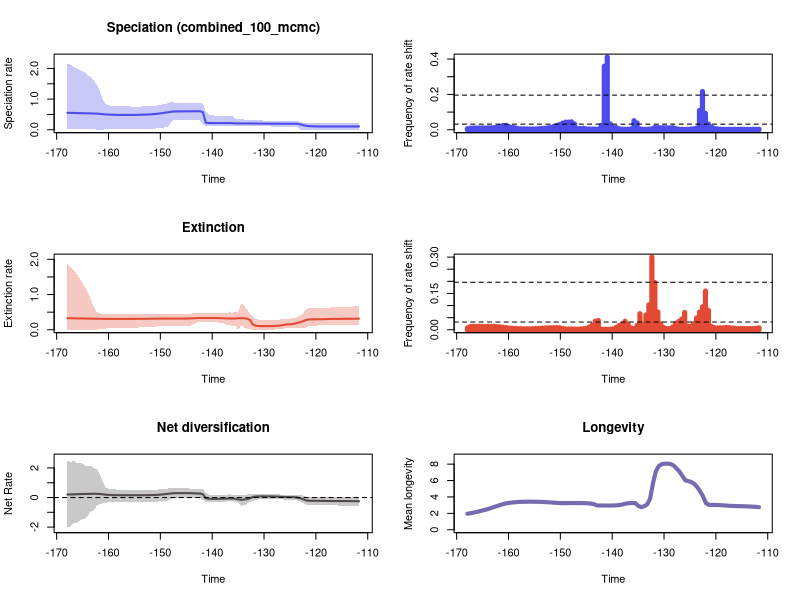

This chart was generated by the following R code:


pdf(file='./RTT_plots.pdf',width=10, height=15)
par(mfrow=c(3,2))
library(scales)

time=c(-111.67796214, -112.24618642000002,-112.8144107,-113.38263498,-113.95085926000002,-114.51908354,-115.08730782,-115.65553210000002,-116.22375638,-116.79198066000001,-117.36020493999999,-117.92842922,-118.49665350000001,-119.06487777999999,-119.63310206,-120.20132634000001,-120.76955061999999,-121.3377749,-121.90599918000001,-122.47422345999999,-123.04244774,-123.61067202000001,-124.17889629999999,-124.74712058,-125.31534486000001,-125.88356913999999,-126.45179342,-127.02001770000001,-127.58824197999999,-128.15646626,-128.72469054,-129.29291482000002,-129.8611391,-130.42936338,-130.99758766000002,-131.56581194,-132.13403622,-132.70226050000002,-133.27048478,-133.83870906,-134.40693334,-134.97515762,-135.5433819,-136.11160618,-136.67983046,-137.24805474000001,-137.81627902,-138.3845033,-138.95272758000002,-139.52095186,-140.08917614,-140.65740042000002,-141.2256247,-141.79384898,-142.36207326000002,-142.93029754,-143.49852182,-144.0667461,-144.63497038,-145.20319466,-145.77141894,-146.33964322,-146.9078675,-147.47609178,-148.04431606,-148.61254034,-149.18076462,-149.7489889,-150.31721318,-150.88543746,-151.45366174,-152.02188602,-152.5901103,-153.15833458,-153.72655886,-154.29478314,-154.86300742,-155.4312317,-155.99945598,-156.56768026,-157.13590454,-157.70412882,-158.2723531,-158.84057738,-159.40880166,-159.97702594,-160.54525022,-161.1134745,-161.68169878,-162.24992306000001,-162.81814734,-163.38637162,-163.95459590000002,-164.52282018,-165.09104446,-165.65926874000002,-166.22749302,-166.7957173,-167.36394158000002,-167.93216586)
rate=c(0.10790576896463777, 0.10761853791691625,0.10749881774783049,0.10743751544783575,0.10741780279734728,0.10740471155388587,0.10689091500254289,0.10658006617365642,0.10628888818776358,0.10614560708863502,0.10609609510212539,0.10634873890049526,0.10682502400657326,0.10760371392237372,0.10864347619172454,0.11041453642054296,0.11348656954106076,0.1193057541556658,0.13010855079090497,0.15095217022190818,0.1790408611909397,0.19538437815224702,0.1965008843409153,0.19662063798936893,0.19642837777279265,0.1963915137455831,0.1964422354900666,0.19660398492102937,0.19684737640213112,0.19735981521400972,0.1984120440409573,0.19950481676507933,0.20056621562046856,0.20180128637265665,0.20288574501114498,0.20417336580061723,0.2056718901491345,0.20638081555262106,0.2064929706030627,0.20650051446194312,0.2065785438674732,0.2068286117254251,0.2083151257914695,0.21550858621128471,0.21693457666353727,0.2168929798004186,0.21687222898817982,0.2168929798004186,0.21705821502545214,0.21767556537319355,0.21857398289033284,0.21982791236242313,0.22978825640212228,0.5735743714691504,0.6043028435603128,0.6040367913334843,0.6034532291318593,0.6029896180835883,0.6022013681615277,0.6014780260868678,0.6000417046494937,0.5982681738618418,0.5973758813713521,0.5955002826522942,0.5830888090340107,0.5693824547463215,0.5549029633161275,0.5403071195078815,0.5271405469330037,0.5161965757940018,0.5076871261295559,0.5011501432650378,0.4959854970169542,0.4924971225539857,0.49003251859926,0.4879742912780196,0.48650461103924625,0.4854698914918585,0.48475156167212236,0.4843160118878542,0.4842829996245047,0.4848589172559937,0.4856443510951576,0.487602664879106,0.4906919987034071,0.494924864699667,0.5014660366868415,0.5099741438762477,0.5194117506221498,0.5256826929237621,0.5299525149528352,0.533001814559893,0.5359025159599502,0.538751895077513,0.5411149477477788,0.5436779924901384,0.5459950530801791,0.5485601932624212,0.5509104020235185,0.5529455744171103)
minHPD=c(0.00202677755304118, 0.002478630444402553,0.0027471953872828967,0.0028673783940331415,0.0025898753550759324,0.0028742094620197315,0.0026524978266423927,0.0026806878664618655,0.002659722676953059,0.0029227031882361585,0.0024604022956742936,0.0024720906878367586,0.002478630444402553,0.0024720906878367586,0.0029227031882361585,0.0029227031882361585,0.002669921237785025,0.003650153544782677,0.004899341123400035,0.004981370699622016,0.010039515405571806,0.09036578103587721,0.09687752116875974,0.10266181160674336,0.10196914110839515,0.10321979167938172,0.10384870387048306,0.10375099450907158,0.10380310886863349,0.10442573868458803,0.10756495196582953,0.10701093303297325,0.1114565972159261,0.11465918614141718,0.11210359337480003,0.11306816624782391,0.11595306670655713,0.11942201069360979,0.11889536162353889,0.1178147654701844,0.11967373345275878,0.11919416937171141,0.11924133198185143,0.13290111163227622,0.13493889438358755,0.13471777256019116,0.13471130069247447,0.13486288119146184,0.13483746640254646,0.13454019091601405,0.13472929006284476,0.1362963907280021,0.13331594525415533,0.17536034164729825,0.32992340280715576,0.33036111543629526,0.33265096411116707,0.3326432548209081,0.33265096411116707,0.33077941596628896,0.3301811124067344,0.32769251146387746,0.31842473836099755,0.3093658947622056,0.20853352349559628,0.09784506122137324,0.07927571411860146,0.059443559251018824,0.05049755305561356,0.04186730221378318,0.036192133224140145,0.036767827118652716,0.034296048508803446,0.03537764167541803,0.030072693764830453,0.030020939219053116,0.030072693764830453,0.030035003377011447,0.030020939219053116,0.0297783823714786,0.030020939219053116,0.030020939219053116,0.030020939219053116,0.023596001323135586,0.023737478805854993,0.021831152181131262,0.015645799446788802,0.0026503239549575284,0.004494227794253154,0.007025760160828973,0.018634018476215115,0.01601839382324418,0.01613475962582758,0.02567132685212092,0.026715787589433566,0.024645863197756197,0.024976509865540692,0.028249972540017244,0.035511975540363803,0.04075511384985026)
maxHPD=c(0.21826518197226935, 0.2179381429855294,0.21773468915633673,0.21750217495449373,0.216905894842912,0.21689551501553578,0.216070471111047,0.21562462297234197,0.2152417263422987,0.2151669501413961,0.2144971417652698,0.2144034609017743,0.21434195097301212,0.214442306476304,0.2150073235911317,0.21536036314917537,0.21563997280520444,0.21775049401193985,0.2223257998946187,0.23392661590513497,0.26403636666643004,0.29202119172512725,0.28917999737591793,0.2916174935284319,0.2878900515383708,0.2882550826293656,0.28826098408898715,0.2878983515080807,0.2877015175483751,0.28827720254835393,0.2920935143410233,0.29297531629462015,0.2991959276052533,0.30500454095220664,0.3061605886318141,0.31382304814620143,0.3253597108408724,0.33430965349998476,0.33435400317292924,0.33435400317292924,0.33754645779808734,0.33978883635600643,0.3604379660114947,0.4445986441429612,0.4547269527392503,0.4542408052903053,0.45427155862461177,0.4552948238404739,0.45772858028358526,0.4637786512846485,0.4742353752446985,0.4916563639973669,0.5965655392728016,0.8452446927022231,0.87998935057782,0.874254542931748,0.874254542931748,0.8735749997292428,0.8741516566059042,0.8739545848805208,0.8786497188475022,0.8846321323732395,0.8824916346579329,0.8915133430341619,0.9177013025054251,0.8611767664619164,0.8469455503285293,0.8186567392338977,0.8021661864532431,0.7854782891928394,0.7732952670496231,0.7700604042092928,0.764962740613842,0.7645715220833346,0.7584022712318078,0.7580756932294738,0.7583511322051425,0.7585777044342219,0.7594343272853682,0.7604032924943347,0.7623542212492994,0.7655340050614472,0.7700604042092928,0.7709151981347184,0.7835763692078455,0.8021803658161324,0.8396794713616383,0.9740675483104623,1.2772743481487934,1.4820622402971282,1.6113766214904366,1.7005389154314814,1.7790568964659217,1.8579663088785499,1.914623109110924,1.9672027294873564,2.0120622340136176,2.064910778622043,2.1182620022158587,2.1564972229707218)
remove_na = !is.na(rate)
time = time[remove_na]
plot(time,time,type = 'n', ylim = c(0, 2.372146945267794), xlim = c(-168.216278,-111.39385), ylab = 'Speciation rate', xlab = 'Time',main='Speciation (combined_100_mcmc)' )
polygon(c(time, rev(time)), c(maxHPD[remove_na], rev(minHPD[remove_na])), col = alpha('#4c4cec',0.3), border = NA)
lines(time,rate[remove_na], col = '#4c4cec', lwd=2)
mids=c(-111.68083195959596, -112.25479587878787,-112.8287597979798,-113.40272371717171,-113.97668763636364,-114.55065155555555,-115.12461547474747,-115.6985793939394,-116.27254331313131,-116.84650723232323,-117.42047115151514,-117.99443507070707,-118.56839898989898,-119.1423629090909,-119.71632682828282,-120.29029074747474,-120.86425466666667,-121.43821858585858,-122.0121825050505,-122.58614642424241,-123.16011034343434,-123.73407426262625,-124.30803818181818,-124.88200210101009,-125.45596602020201,-126.02992993939394,-126.60389385858585,-127.17785777777777,-127.75182169696969,-128.32578561616162,-128.89974953535352,-129.47371345454548,-130.04767737373737,-130.62164129292927,-131.19560521212122,-131.76956913131312,-132.34353305050502,-132.91749696969697,-133.49146088888887,-134.06542480808082,-134.63938872727272,-135.2133526464646,-135.78731656565657,-136.36128048484846,-136.93524440404042,-137.50920832323231,-138.0831722424242,-138.65713616161617,-139.23110008080806,-139.80506400000002,-140.3790279191919,-140.9529918383838,-141.52695575757576,-142.10091967676766,-142.6748835959596,-143.2488475151515,-143.8228114343434,-144.39677535353536,-144.97073927272726,-145.5447031919192,-146.1186671111111,-146.692631030303,-147.26659494949496,-147.84055886868686,-148.41452278787875,-148.9884867070707,-149.5624506262626,-150.13641454545456,-150.71037846464645,-151.28434238383835,-151.8583063030303,-152.4322702222222,-153.00623414141415,-153.58019806060605,-154.15416197979795,-154.7281258989899,-155.3020898181818,-155.87605373737375,-156.45001765656565,-157.02398157575755,-157.5979454949495,-158.1719094141414,-158.7458733333333,-159.31983725252525,-159.89380117171714,-160.4677650909091,-161.041729010101,-161.6156929292929,-162.18965684848484,-162.76362076767674,-163.3375846868687,-163.9115486060606,-164.4855125252525,-165.05947644444444,-165.63344036363634,-166.2074042828283,-166.7813682020202,-167.3553321212121,-167.92929604040404)
counts=c(0.00286, 0.00247,0.00244,0.00214,0.00222,0.00294,0.00279,0.00265,0.00256,0.0022,0.00233,0.00246,0.00265,0.00336,0.00529,0.00807,0.01627,0.03233,0.09334,0.21622,0.10964,0.00924,0.00531,0.00438,0.00233,0.00243,0.00294,0.00346,0.0069,0.01226,0.01101,0.01121,0.01174,0.01137,0.01352,0.013,0.00579,0.00365,0.00277,0.00262,0.00531,0.03891,0.05123,0.00495,0.00319,0.00295,0.00331,0.00598,0.01238,0.01383,0.03332,0.41155,0.35982,0.02536,0.00472,0.00367,0.00404,0.00455,0.00527,0.00844,0.00698,0.00711,0.03281,0.04483,0.04352,0.04299,0.03748,0.02974,0.02282,0.01769,0.01421,0.0107,0.00852,0.00742,0.00666,0.00503,0.00489,0.00469,0.00531,0.00547,0.00587,0.00757,0.01078,0.01392,0.01748,0.02253,0.02479,0.01882,0.01462,0.01213,0.01083,0.01102,0.01002,0.01052,0.00988,0.0103,0.00967,0.00917,0.00569)
plot(mids,counts,type = 'h', xlim = c(-168.216278,-111.39385), ylim=c(0,0.41155), ylab = 'Frequency of rate shift', xlab = 'Time',lwd=5,col='#4c4cec')
bf2 = 0.031948557862461126
bf6 = 0.19605144428198
abline(h=bf2, lty=2)
abline(h=bf6, lty=2)

time=c(-111.67796214, -112.24618642000002,-112.8144107,-113.38263498,-113.95085926000002,-114.51908354,-115.08730782,-115.65553210000002,-116.22375638,-116.79198066000001,-117.36020493999999,-117.92842922,-118.49665350000001,-119.06487777999999,-119.63310206,-120.20132634000001,-120.76955061999999,-121.3377749,-121.90599918000001,-122.47422345999999,-123.04244774,-123.61067202000001,-124.17889629999999,-124.74712058,-125.31534486000001,-125.88356913999999,-126.45179342,-127.02001770000001,-127.58824197999999,-128.15646626,-128.72469054,-129.29291482000002,-129.8611391,-130.42936338,-130.99758766000002,-131.56581194,-132.13403622,-132.70226050000002,-133.27048478,-133.83870906,-134.40693334,-134.97515762,-135.5433819,-136.11160618,-136.67983046,-137.24805474000001,-137.81627902,-138.3845033,-138.95272758000002,-139.52095186,-140.08917614,-140.65740042000002,-141.2256247,-141.79384898,-142.36207326000002,-142.93029754,-143.49852182,-144.0667461,-144.63497038,-145.20319466,-145.77141894,-146.33964322,-146.9078675,-147.47609178,-148.04431606,-148.61254034,-149.18076462,-149.7489889,-150.31721318,-150.88543746,-151.45366174,-152.02188602,-152.5901103,-153.15833458,-153.72655886,-154.29478314,-154.86300742,-155.4312317,-155.99945598,-156.56768026,-157.13590454,-157.70412882,-158.2723531,-158.84057738,-159.40880166,-159.97702594,-160.54525022,-161.1134745,-161.68169878,-162.24992306000001,-162.81814734,-163.38637162,-163.95459590000002,-164.52282018,-165.09104446,-165.65926874000002,-166.22749302,-166.7957173,-167.36394158000002,-167.93216586)
rate=c(0.3159137060792023, 0.31443934362732184,0.31362281564041633,0.3127619764787042,0.3119345118315268,0.31095954230154493,0.31019401451261974,0.3094043354133007,0.30876200761188644,0.3076954867875854,0.3064745330289717,0.3042837067187996,0.30191594905788754,0.30004354524149063,0.29840342138153253,0.29692202154209263,0.2958739975129073,0.2935456245954954,0.2790730454828506,0.24195874071051904,0.21535137720952946,0.1902847437570767,0.1695769882676446,0.15874651240491136,0.15303836165443463,0.1488914488503783,0.1305063192781174,0.1186210637054943,0.11229457155471544,0.10709264093788731,0.10475022237879053,0.10400775766337078,0.10390052606464437,0.10413860161512256,0.10547482828503497,0.11150138863214748,0.14759275324634014,0.2786524056352955,0.31633449405742275,0.3256015284945398,0.33041638807662066,0.32671522511240275,0.31908307995640156,0.31895513721403435,0.31940472343353427,0.32126662330986056,0.32536539326342817,0.32897036075053576,0.3314758177938466,0.3331046676910261,0.3336390395967972,0.33377516340402413,0.33370717595608246,0.33362373437900855,0.3335220219160651,0.3329489671772793,0.325457698382851,0.32209908209914656,0.3200058817222228,0.3189638078139856,0.3184297808572407,0.31803830833537006,0.3178633585595822,0.31779914500175677,0.31772143436671274,0.31762749764546927,0.317475445834836,0.31721194697549016,0.3165422738998984,0.31556616141842053,0.3145783128852945,0.31356340756498774,0.3126802005644479,0.3118505311185037,0.3110535344596319,0.31033128289458867,0.30980879451495724,0.3094099157460021,0.30911019482985436,0.3089826161032927,0.30888757854400317,0.3088358811374451,0.30887843269220017,0.3090128310009462,0.30923778187380657,0.30964335723301095,0.3101999156753159,0.31105824528934856,0.3121833820592206,0.31335569078859005,0.314643581272284,0.31617500768166557,0.3176391126734741,0.31914545151143636,0.3206944519837005,0.3222432860412845,0.32388112842356287,0.32544895911880783,0.3272589185553457,0.3289035688956022)
minHPD=c(0.13155324189758189, 0.13095305454639963,0.13219284724559183,0.13219284724559183,0.13331769666953458,0.13293248186828102,0.13554910396286027,0.13259636606645522,0.1355269599354927,0.13434612205827787,0.13127428935536106,0.1249740032264934,0.12750926995549444,0.12289810100781216,0.12289810100781216,0.11837935326137354,0.11430068067907215,0.10317368806702533,0.06498494064273132,0.05093849031676519,0.04847797938536758,0.04344022565586247,0.04326549495211392,0.042714354986153474,0.04030764696194028,0.03990761347468375,0.02793855106931032,0.02090867550420933,0.009690392926759854,0.006813259527372723,0.001686872299497139,0.0003554774028815458,0.0003554774028815458,0.00025426420606482994,1.707055335462311e-05,1.707055335462311e-05,0.000534514489145582,0.01418425994233478,0.03713521299293403,0.06525382122271042,0.12813087458861203,0.003309442139650786,0.12143733019795468,0.1172319790292049,0.12739532261425007,0.14715917207730161,0.18140182499092042,0.19804777017849207,0.20724643688008332,0.21119669615513578,0.2118628131663884,0.2141039661266372,0.21512637221605418,0.21531805052428438,0.21347005797263408,0.21121256690254808,0.16255303558409842,0.12026593160513739,0.11121283093217961,0.10710441865129643,0.10708871110573952,0.10423883959831334,0.1037967153842863,0.10312777562371196,0.10203742334588195,0.09857161068036668,0.09842934445090147,0.09871485073439827,0.0948496872778438,0.09211591117804036,0.07940545488481132,0.07925428091108827,0.0750447127028653,0.06962547230608376,0.06840508613747957,0.0621708963969151,0.06263504148248938,0.058320976191994556,0.05621491289090464,0.05430216672991626,0.05421449615147272,0.049891820050970266,0.048424985983748454,0.048392061865753,0.04820859545361468,0.04734732704710294,0.036664595565582964,0.02490343745060805,0.014829267434367618,6.427118030893428e-06,6.427118030893428e-06,6.427118030893428e-06,4.528001693102968e-05,6.427118030893428e-06,6.427118030893428e-06,4.528001693102968e-05,0.000580249781290205,0.001569086700159406,0.005310006824924923,0.002187611708969818)
maxHPD=c(0.6835068388803459, 0.6682168802201561,0.6604007290624603,0.6534867334539026,0.6487320497315434,0.6438923466332167,0.6429331887534119,0.6375448357688012,0.637456948724781,0.634165957787074,0.6287895657089287,0.6191865910523826,0.6192319424534728,0.6145146179960973,0.6166276294734471,0.6162762123984294,0.6191241159706447,0.6191865910523826,0.5781075504091668,0.46650711015121427,0.40174817354599035,0.3569789033207152,0.3316653017081094,0.3211066504488664,0.31455219894790076,0.31268945313331553,0.30054155663058757,0.29089882669997774,0.27973068827483194,0.27710909919072235,0.2716341816616696,0.27028498953004226,0.2710954524608102,0.2734514003781603,0.280809264296215,0.31091026359949514,0.37066749217289097,0.4474028980308841,0.5658115064400832,0.6899359054993922,0.7489662359863303,0.5180044661051831,0.4973881472309115,0.48876149104792155,0.4915544625228149,0.48423031362227353,0.4720488959357983,0.46425716275773343,0.46414172531707104,0.4640672449055627,0.4640906783770033,0.46589852336977133,0.46625684765665193,0.4663698981459138,0.4649436294418899,0.464778459061886,0.48011646225699,0.45475832131305877,0.45027508299046914,0.4485551124033551,0.44950885286286324,0.446921313878702,0.446921313878702,0.446921313878702,0.446921313878702,0.4446429663286265,0.4454272215310378,0.4468201355093497,0.44544494851908334,0.446921313878702,0.43836598914668545,0.4415556346566377,0.44057562304273196,0.4382705485917859,0.4394630503131108,0.43609969277229266,0.4382705485917859,0.4361290619086236,0.4357743770719052,0.43563165565120715,0.4375533354365262,0.4356051215484417,0.43733957264380047,0.4410223084526498,0.445406740980554,0.45176108967281775,0.450674910664248,0.4541139156431057,0.46837711692846995,0.49760010883895395,0.6320699001881069,0.8558669969833829,1.0488603888098262,1.206205150618386,1.3480428102335922,1.4750342043324838,1.603462648563234,1.7073710274853287,1.8000003379856606,1.877127667249268)
remove_na = !is.na(rate)
time = time[remove_na]
plot(time,time,type = 'n', ylim = c(0, 2.064840433974195), xlim = c(-168.216278,-111.39385), ylab = 'Extinction rate', xlab = 'Time',main='Extinction' )
polygon(c(time, rev(time)), c(maxHPD[remove_na], rev(minHPD[remove_na])), col = alpha('#e34a33',0.3), border = NA)
lines(time,rate[remove_na], col = '#e34a33', lwd=2)
mids=c(-111.68083195959596, -112.25479587878787,-112.8287597979798,-113.40272371717171,-113.97668763636364,-114.55065155555555,-115.12461547474747,-115.6985793939394,-116.27254331313131,-116.84650723232323,-117.42047115151514,-117.99443507070707,-118.56839898989898,-119.1423629090909,-119.71632682828282,-120.29029074747474,-120.86425466666667,-121.43821858585858,-122.0121825050505,-122.58614642424241,-123.16011034343434,-123.73407426262625,-124.30803818181818,-124.88200210101009,-125.45596602020201,-126.02992993939394,-126.60389385858585,-127.17785777777777,-127.75182169696969,-128.32578561616162,-128.89974953535352,-129.47371345454548,-130.04767737373737,-130.62164129292927,-131.19560521212122,-131.76956913131312,-132.34353305050502,-132.91749696969697,-133.49146088888887,-134.06542480808082,-134.63938872727272,-135.2133526464646,-135.78731656565657,-136.36128048484846,-136.93524440404042,-137.50920832323231,-138.0831722424242,-138.65713616161617,-139.23110008080806,-139.80506400000002,-140.3790279191919,-140.9529918383838,-141.52695575757576,-142.10091967676766,-142.6748835959596,-143.2488475151515,-143.8228114343434,-144.39677535353536,-144.97073927272726,-145.5447031919192,-146.1186671111111,-146.692631030303,-147.26659494949496,-147.84055886868686,-148.41452278787875,-148.9884867070707,-149.5624506262626,-150.13641454545456,-150.71037846464645,-151.28434238383835,-151.8583063030303,-152.4322702222222,-153.00623414141415,-153.58019806060605,-154.15416197979795,-154.7281258989899,-155.3020898181818,-155.87605373737375,-156.45001765656565,-157.02398157575755,-157.5979454949495,-158.1719094141414,-158.7458733333333,-159.31983725252525,-159.89380117171714,-160.4677650909091,-161.041729010101,-161.6156929292929,-162.18965684848484,-162.76362076767674,-163.3375846868687,-163.9115486060606,-164.4855125252525,-165.05947644444444,-165.63344036363634,-166.2074042828283,-166.7813682020202,-167.3553321212121,-167.92929604040404)
counts=c(0.00784, 0.00602,0.00538,0.00541,0.00525,0.00556,0.00548,0.0052,0.00555,0.00723,0.00887,0.0093,0.00829,0.00791,0.00732,0.00896,0.01377,0.07963,0.15982,0.0947,0.07249,0.04846,0.02488,0.01427,0.01512,0.07135,0.04399,0.0344,0.02629,0.0121,0.00521,0.00463,0.00879,0.02468,0.07346,0.19471,0.30025,0.1029,0.06111,0.02277,0.06629,0.01735,0.00412,0.00808,0.0231,0.03505,0.02224,0.01789,0.00955,0.00347,0.00228,0.00184,0.00227,0.00224,0.03801,0.03569,0.01943,0.01164,0.00609,0.00429,0.00345,0.00287,0.0033,0.00339,0.00345,0.00367,0.00565,0.00816,0.00894,0.00874,0.00844,0.00762,0.00728,0.00656,0.00559,0.00536,0.00443,0.0042,0.00417,0.00425,0.00441,0.00489,0.00533,0.00617,0.00734,0.00876,0.0107,0.01216,0.01257,0.01446,0.01379,0.01403,0.01357,0.01392,0.01431,0.01422,0.01445,0.01336,0.00782)
plot(mids,counts,type = 'h', xlim = c(-168.216278,-111.39385), ylim=c(0,0.30025), ylab = 'Frequency of rate shift', xlab = 'Time',lwd=5,col='#e34a33')
abline(h=bf2, lty=2)
abline(h=bf6, lty=2)
#Net Diversification Rate
time=c(-111.67796214, -112.24618642000002,-112.8144107,-113.38263498,-113.95085926000002,-114.51908354,-115.08730782,-115.65553210000002,-116.22375638,-116.79198066000001,-117.36020493999999,-117.92842922,-118.49665350000001,-119.06487777999999,-119.63310206,-120.20132634000001,-120.76955061999999,-121.3377749,-121.90599918000001,-122.47422345999999,-123.04244774,-123.61067202000001,-124.17889629999999,-124.74712058,-125.31534486000001,-125.88356913999999,-126.45179342,-127.02001770000001,-127.58824197999999,-128.15646626,-128.72469054,-129.29291482000002,-129.8611391,-130.42936338,-130.99758766000002,-131.56581194,-132.13403622,-132.70226050000002,-133.27048478,-133.83870906,-134.40693334,-134.97515762,-135.5433819,-136.11160618,-136.67983046,-137.24805474000001,-137.81627902,-138.3845033,-138.95272758000002,-139.52095186,-140.08917614,-140.65740042000002,-141.2256247,-141.79384898,-142.36207326000002,-142.93029754,-143.49852182,-144.0667461,-144.63497038,-145.20319466,-145.77141894,-146.33964322,-146.9078675,-147.47609178,-148.04431606,-148.61254034,-149.18076462,-149.7489889,-150.31721318,-150.88543746,-151.45366174,-152.02188602,-152.5901103,-153.15833458,-153.72655886,-154.29478314,-154.86300742,-155.4312317,-155.99945598,-156.56768026,-157.13590454,-157.70412882,-158.2723531,-158.84057738,-159.40880166,-159.97702594,-160.54525022,-161.1134745,-161.68169878,-162.24992306000001,-162.81814734,-163.38637162,-163.95459590000002,-164.52282018,-165.09104446,-165.65926874000002,-166.22749302,-166.7957173,-167.36394158000002,-167.93216586)
net_rate=c(-0.2522112068939965, -0.24776573323883969,-0.24530306941322622,-0.24364728419852807,-0.24189988265329107,-0.2403639820313517,-0.23955236745699404,-0.23883198693213079,-0.2381048438379526,-0.2369864063399937,-0.23526718873919095,-0.23235348875379228,-0.22899268876487056,-0.2262172413415431,-0.2239464844380838,-0.222114936080241,-0.2206762869799622,-0.2171091702855102,-0.19274101511471595,-0.11652262583335263,-0.04667110608797754,0.005586892200663669,0.02137370502663398,0.027572994803025375,0.02953236888110217,0.031584939288009505,0.045219198034826734,0.05687920660523705,0.06444034151487775,0.0713531999575141,0.07575692674287583,0.07848174915458164,0.08017225273855494,0.08142117220526997,0.07990514697628558,0.07079000058904564,0.037789706723140665,-0.04979228743189875,-0.1087305366990741,-0.13374482201488666,-0.14806332621208354,-0.1268896101843977,-0.08839157435577143,-0.06841533463943582,-0.06541554024731107,-0.06943335650397646,-0.07921148852654863,-0.08673932816463055,-0.09117864567521983,-0.09229861170395776,-0.09008159062528137,-0.08522550540013632,-0.04904473412547284,0.21904432136383867,0.2700322063482009,0.27084553947663526,0.2861258768577763,0.2925983082695184,0.2955047255313413,0.2965917182883675,0.2954582883920394,0.29344744914463866,0.29308119842418723,0.29296079579025924,0.2709877545830749,0.24702300651402548,0.22361395565918585,0.20184960340948632,0.18563044266675244,0.17451320892620456,0.1669031657137227,0.16199352347581678,0.15870346535384333,0.15670563401371812,0.15574269484273223,0.15528938585432303,0.15517964451486455,0.15515481810957185,0.15550128535483881,0.1553912691859528,0.15600195574431963,0.15722022801658916,0.15886665729961993,0.16213728594772808,0.16840280771854899,0.17809024550542793,0.193529655421226,0.21534765356666127,0.24012454112246379,0.25223653970783294,0.2549779526374979,0.25183688322406417,0.24718538532088494,0.2427365735130577,0.23688867385718404,0.23088609601942467,0.22197655728801222,0.21623271147631368,0.2091755449788558,0.20219833878594323)
net_minHPD=c(-0.5977914295312671, -0.5796533146667031,-0.573250420311845,-0.5636240898516343,-0.5550448442711546,-0.5523343940873151,-0.5447118658674598,-0.5403048912295922,-0.5338727200433315,-0.5285956124688329,-0.5259389356202843,-0.5151876770047087,-0.5081781252049319,-0.5045260807691382,-0.5028170909528415,-0.4992415555239258,-0.49922335930695605,-0.5022645084195595,-0.4820046784573829,-0.35578351981485523,-0.27346523745180434,-0.20837090414015635,-0.17450473734100683,-0.15900835053951726,-0.15031738393222246,-0.1484390238272507,-0.1293254029819572,-0.11345940789054282,-0.10700765145436156,-0.10005663072535215,-0.09849920444146654,-0.09995976110233734,-0.1000468163935031,-0.10750003879960388,-0.11545315263248412,-0.15491678557073,-0.21534807257166322,-0.2907063371506848,-0.41750287846981643,-0.5197490030415408,-0.5574119902275634,-0.35299647379320115,-0.2730263179615814,-0.2645048973448851,-0.2599148525157369,-0.2672802476781636,-0.2734553638269037,-0.2766468894543297,-0.2866968871176516,-0.2866032914274308,-0.2908637357814179,-0.2895454263172371,-0.29086157506924715,-0.17698460218665527,-0.03762366788163718,-0.03706190171410301,-0.01721195191520608,-0.017072943476406255,-0.010781222032713034,-0.013053126461512077,-0.019124073284571497,-0.026063015912959175,-0.03375726213090208,-0.037685054675540675,-0.1078859108695698,-0.21283018583249416,-0.24062265814504882,-0.2698266425671636,-0.2632868824233201,-0.27729319609435993,-0.2774096174308204,-0.27762286763802596,-0.27762286763802596,-0.27743323771343537,-0.27741036646088535,-0.27762286763802596,-0.27762286763802596,-0.2777435899244903,-0.27771940314136634,-0.27771940314136634,-0.27775296752382367,-0.2847203375201949,-0.2927335279847775,-0.28912487453655017,-0.31140231709436816,-0.3155930823970996,-0.3444197643480846,-0.3993253025581814,-0.4304931819707757,-0.5603070133307998,-0.8193627199809512,-0.9504179160088115,-1.2123041932663718,-1.4331436738920313,-1.4665903982492001,-1.6240055148349248,-1.7310579085085895,-1.7431155871784911,-1.969061310710119,-1.9823090545147866)
net_maxHPD=c(0.034225754638995104, 0.029926529925914436,0.02270102792944917,0.02270102792944917,0.02270102792944917,0.01723156743733026,0.017027034114840134,0.015796095624740325,0.016325580028750758,0.015824048366560567,0.013798630367534342,0.017040596782251977,0.017307895083689906,0.01691123020090385,0.017307895083689906,0.022922292992836324,0.028155547520977764,0.035089495134758786,0.07646688022029122,0.13941749919411417,0.1678855628025065,0.18284313862205093,0.18697098516147612,0.18732988951793852,0.18808376002823377,0.18733046216412558,0.19682732332771546,0.20513875820852748,0.20835718616225246,0.2159332454772523,0.22069672919479658,0.22387098401156147,0.22976492425353778,0.23310666625372925,0.24385661534037958,0.2501031967565875,0.24749702589501013,0.22990624822635744,0.21221986082249084,0.17010387103240432,0.15143479251506942,0.20741696304074836,0.1608215172176772,0.1991134723071114,0.20871690165016954,0.19671635508146135,0.1783306160475677,0.16867028682877994,0.16114225632782664,0.17010863045227836,0.17988373470028818,0.1990694702468064,0.3057614782704679,0.5507432765561151,0.5764444185154679,0.5722649318277939,0.5971545449888745,0.6036496499928274,0.6149856569401518,0.6169917018840383,0.6170108536881334,0.6185332202698868,0.6185332202698868,0.6355404713717145,0.6581488736956667,0.6057121783315905,0.5866826777990294,0.5526450323223561,0.5497186637867377,0.5263896453530018,0.5191143410544898,0.5148804385610759,0.5128830774594142,0.5127275569880232,0.5127275569880232,0.513129835158084,0.5144830094387074,0.5171509563235461,0.5195658133547512,0.5227104113555042,0.5265517234223345,0.5275943764597675,0.5304937105664509,0.549746569627314,0.5555318201013801,0.6002705085645231,0.7030285835288744,1.0727962914911815,1.5892638129148227,1.9091684810602347,1.9903621475133348,2.165151878346392,2.165151878346392,2.1650264461108826,2.3068846656688877,2.3068846656688877,2.364486163553127,2.48928844981455,2.391180331778849,2.4665802298736628)
remove_na = !is.na(net_rate)
time = time[remove_na]
plot(time,time,type = 'n', ylim = c(-2.1805399599662656, 2.7382172947960055), xlim = c(-168.216278,-111.39385), ylab = 'Net Rate', xlab = 'Time',lwd=2, main='Net diversification', col= '#504A4B' )
polygon(c(time, rev(time)), c(net_maxHPD[remove_na], rev(net_minHPD[remove_na])), col = alpha('#504A4B',0.3), border = NA)
lines(time,net_rate[remove_na], col = '#504A4B', lwd=2)
abline(h=0,lty=2)


time=c(-111.67796214, -112.24618642000002,-112.8144107,-113.38263498,-113.95085926000002,-114.51908354,-115.08730782,-115.65553210000002,-116.22375638,-116.79198066000001,-117.36020493999999,-117.92842922,-118.49665350000001,-119.06487777999999,-119.63310206,-120.20132634000001,-120.76955061999999,-121.3377749,-121.90599918000001,-122.47422345999999,-123.04244774,-123.61067202000001,-124.17889629999999,-124.74712058,-125.31534486000001,-125.88356913999999,-126.45179342,-127.02001770000001,-127.58824197999999,-128.15646626,-128.72469054,-129.29291482000002,-129.8611391,-130.42936338,-130.99758766000002,-131.56581194,-132.13403622,-132.70226050000002,-133.27048478,-133.83870906,-134.40693334,-134.97515762,-135.5433819,-136.11160618,-136.67983046,-137.24805474000001,-137.81627902,-138.3845033,-138.95272758000002,-139.52095186,-140.08917614,-140.65740042000002,-141.2256247,-141.79384898,-142.36207326000002,-142.93029754,-143.49852182,-144.0667461,-144.63497038,-145.20319466,-145.77141894,-146.33964322,-146.9078675,-147.47609178,-148.04431606,-148.61254034,-149.18076462,-149.7489889,-150.31721318,-150.88543746,-151.45366174,-152.02188602,-152.5901103,-153.15833458,-153.72655886,-154.29478314,-154.86300742,-155.4312317,-155.99945598,-156.56768026,-157.13590454,-157.70412882,-158.2723531,-158.84057738,-159.40880166,-159.97702594,-160.54525022,-161.1134745,-161.68169878,-162.24992306000001,-162.81814734,-163.38637162,-163.95459590000002,-164.52282018,-165.09104446,-165.65926874000002,-166.22749302,-166.7957173,-167.36394158000002,-167.93216586)
rate=c(2.7499018380220566, 2.7918745847863957,2.8149299772101877,2.831331083043483,2.847057994640447,2.8615858971768557,2.873221423556397,2.882877595949304,2.8918996682958324,2.903984298267137,2.92008341242948,2.9451579006243374,2.973840032785847,2.9966376103246675,3.014160455318296,3.0254361984111995,3.0291120829086995,3.0418150890877538,3.2371248397765515,4.065617556042296,4.691550645946555,5.200843386006085,5.601161500103564,5.821480119014909,5.93210630755784,6.017390154489536,6.55492736187112,7.088433667502864,7.4733703310716555,7.837347863411874,8.00586903231335,8.058379555239695,8.05081605356912,7.991669016691768,7.778599115565766,7.132605194683316,5.658149587645648,3.7590546815642494,3.081035238114562,2.8641260891145723,2.751023553422019,2.9174323162839397,3.247286646470401,3.2541397183896588,3.2449072919563737,3.2067647511787873,3.111874314498282,3.03960677807894,2.9933654859915193,2.9642679658047806,2.954569676094524,2.952990578553682,2.954241150360686,2.9555150839108153,2.9565342190540584,2.966412021008939,3.1145263807615415,3.184006212677563,3.223369246144186,3.2425966558448076,3.2517923014699397,3.2572674149476817,3.2593481500287105,3.2561960120125066,3.2513676172619808,3.2452155583044497,3.239963361018672,3.2441860832478033,3.2607541032394884,3.288509697365955,3.31281072436061,3.3383385677320425,3.360182402182152,3.3788591431840893,3.3951911162306074,3.409223303795887,3.418192287896214,3.4212340296763513,3.424121217137052,3.419096441661516,3.413533967288685,3.398891453143428,3.379634351231618,3.3528147067001806,3.3158793863762606,3.26636899649855,3.203625615138625,3.1144008788620723,3.006007915675037,2.888159415904664,2.7695594717105987,2.6448445685950226,2.531193428727859,2.4308531296942992,2.339071418712658,2.2512739093515703,2.160192935152953,2.0868511142317616,2.01376303970848,1.9532704864649097)
minHPD=c(2.7499018380220566, 2.7918745847863957,2.8149299772101877,2.831331083043483,2.847057994640447,2.8615858971768557,2.873221423556397,2.882877595949304,2.8918996682958324,2.903984298267137,2.92008341242948,2.9451579006243374,2.973840032785847,2.9966376103246675,3.014160455318296,3.0254361984111995,3.0291120829086995,3.0418150890877538,3.2371248397765515,4.065617556042296,4.691550645946555,5.200843386006085,5.601161500103564,5.821480119014909,5.93210630755784,6.017390154489536,6.55492736187112,7.088433667502864,7.4733703310716555,7.837347863411874,8.00586903231335,8.058379555239695,8.05081605356912,7.991669016691768,7.778599115565766,7.132605194683316,5.658149587645648,3.7590546815642494,3.081035238114562,2.8641260891145723,2.751023553422019,2.9174323162839397,3.247286646470401,3.2541397183896588,3.2449072919563737,3.2067647511787873,3.111874314498282,3.03960677807894,2.9933654859915193,2.9642679658047806,2.954569676094524,2.952990578553682,2.954241150360686,2.9555150839108153,2.9565342190540584,2.966412021008939,3.1145263807615415,3.184006212677563,3.223369246144186,3.2425966558448076,3.2517923014699397,3.2572674149476817,3.2593481500287105,3.2561960120125066,3.2513676172619808,3.2452155583044497,3.239963361018672,3.2441860832478033,3.2607541032394884,3.288509697365955,3.31281072436061,3.3383385677320425,3.360182402182152,3.3788591431840893,3.3951911162306074,3.409223303795887,3.418192287896214,3.4212340296763513,3.424121217137052,3.419096441661516,3.413533967288685,3.398891453143428,3.379634351231618,3.3528147067001806,3.3158793863762606,3.26636899649855,3.203625615138625,3.1144008788620723,3.006007915675037,2.888159415904664,2.7695594717105987,2.6448445685950226,2.531193428727859,2.4308531296942992,2.339071418712658,2.2512739093515703,2.160192935152953,2.0868511142317616,2.01376303970848,1.9532704864649097)
maxHPD=c(2.7499018380220566, 2.7918745847863957,2.8149299772101877,2.831331083043483,2.847057994640447,2.8615858971768557,2.873221423556397,2.882877595949304,2.8918996682958324,2.903984298267137,2.92008341242948,2.9451579006243374,2.973840032785847,2.9966376103246675,3.014160455318296,3.0254361984111995,3.0291120829086995,3.0418150890877538,3.2371248397765515,4.065617556042296,4.691550645946555,5.200843386006085,5.601161500103564,5.821480119014909,5.93210630755784,6.017390154489536,6.55492736187112,7.088433667502864,7.4733703310716555,7.837347863411874,8.00586903231335,8.058379555239695,8.05081605356912,7.991669016691768,7.778599115565766,7.132605194683316,5.658149587645648,3.7590546815642494,3.081035238114562,2.8641260891145723,2.751023553422019,2.9174323162839397,3.247286646470401,3.2541397183896588,3.2449072919563737,3.2067647511787873,3.111874314498282,3.03960677807894,2.9933654859915193,2.9642679658047806,2.954569676094524,2.952990578553682,2.954241150360686,2.9555150839108153,2.9565342190540584,2.966412021008939,3.1145263807615415,3.184006212677563,3.223369246144186,3.2425966558448076,3.2517923014699397,3.2572674149476817,3.2593481500287105,3.2561960120125066,3.2513676172619808,3.2452155583044497,3.239963361018672,3.2441860832478033,3.2607541032394884,3.288509697365955,3.31281072436061,3.3383385677320425,3.360182402182152,3.3788591431840893,3.3951911162306074,3.409223303795887,3.418192287896214,3.4212340296763513,3.424121217137052,3.419096441661516,3.413533967288685,3.398891453143428,3.379634351231618,3.3528147067001806,3.3158793863762606,3.26636899649855,3.203625615138625,3.1144008788620723,3.006007915675037,2.888159415904664,2.7695594717105987,2.6448445685950226,2.531193428727859,2.4308531296942992,2.339071418712658,2.2512739093515703,2.160192935152953,2.0868511142317616,2.01376303970848,1.9532704864649097)
remove_na = !is.na(rate)
time = time[remove_na]
plot(time,time,type = 'n', ylim = c(0, 8.864217510763664), xlim = c(-168.216278,-111.39385), ylab = 'Mean longevity', xlab = 'Time',main='Longevity' )
polygon(c(time, rev(time)), c(maxHPD[remove_na], rev(minHPD[remove_na])), col = alpha('#756bb1',0.3), border = NA)
lines(time,rate[remove_na], col = '#756bb1', lwd=4)

n <- dev.off()